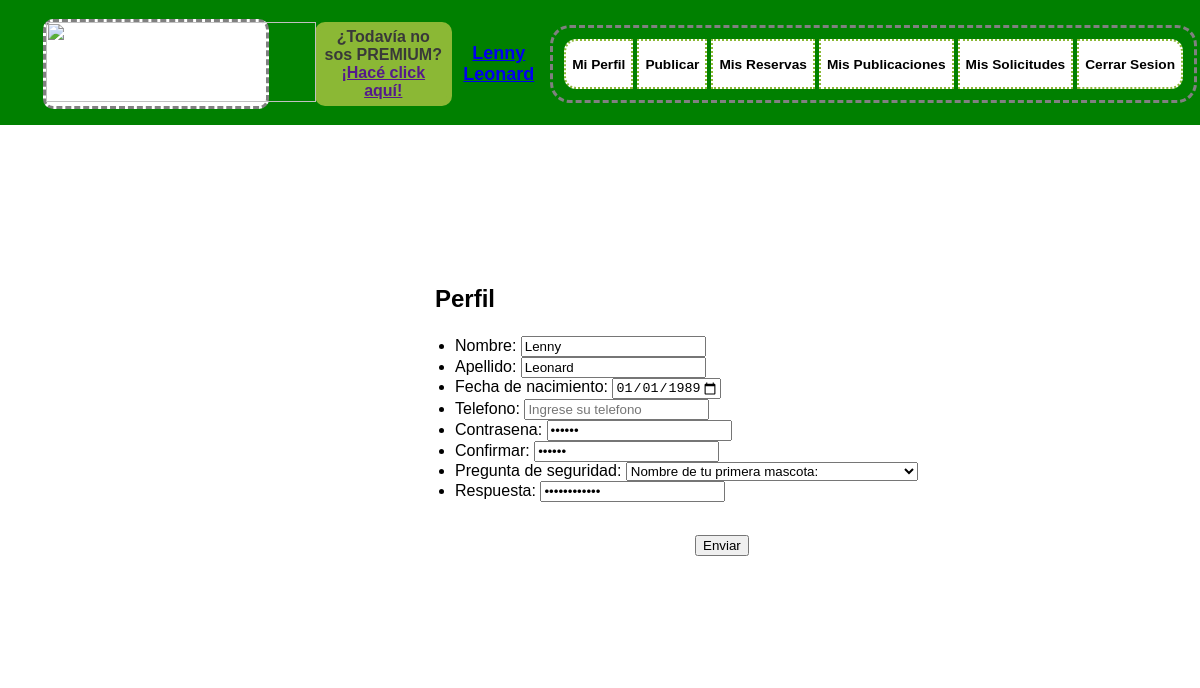
Page /PerfilEdit.php (signed in) on the earlier database version.
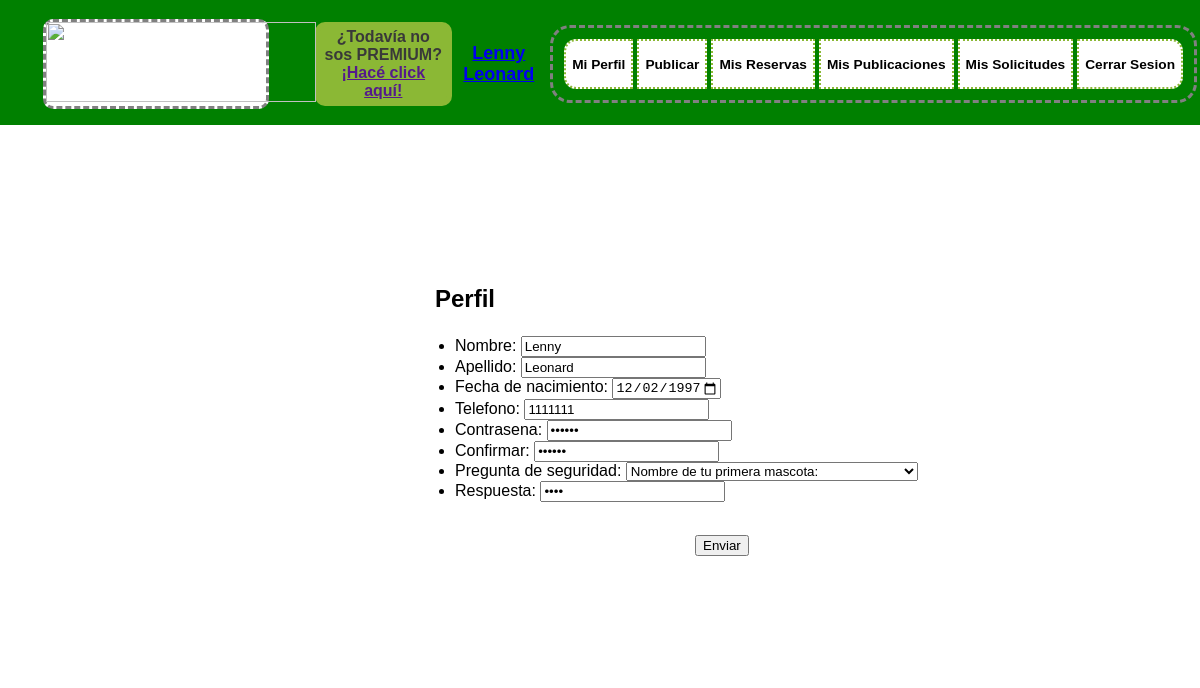
Same page on the later database version.
### tables this page shows
CREATE TABLE `usuarios` (
  `idUSUARIOS` int(11) NOT NULL,
  `NOMBRE` varchar(15) NOT NULL,
  `APELLIDO` varchar(20) NOT NULL,
  `FECHANAC` date NOT NULL,
  `EMAIL` varchar(35) NOT NULL,
  `TELEFONO` varchar(15) DEFAULT NULL,
  `CONTRASENA` varchar(20) NOT NULL,
  `RESPUESTASEG` varchar(20) NOT NULL,
  `FECHADEALTA` timestamp NOT NULL DEFAULT CURRENT_TIMESTAMP,
  `idPREGUNTASDESEGURIDAD` int(11) NOT NULL
);

### PerfilEdit.php (the view, shortened to what this page needs)
<?php
  require("cabecera_estandar_sesion_iniciada.php");
  $conn = mysqli_connect("localhost","root","","couchinn");
  $email=$_SESSION["usuario"];
  $consulta="SELECT * FROM usuarios WHERE EMAIL='$email'";
  $DATOS=mysqli_query($conn,$consulta);
  $fila=mysqli_fetch_row($DATOS);
  $dtprueba=date_create(date("Y-m-d"));
  date_sub($dtprueba,date_interval_create_from_date_string("18 years"));
  $fecha=date_format($dtprueba,"Y-m-d");
?>
<!DOCTYPE html>
<html>
  <head>
    <link rel="stylesheet" href="PerfilEstiloEdit.css">
  </head>
  <body>
    <section class="wrapper">
      <section class="main">
        <article>
          <h2 id="test">Perfil</h2>
            <form class="formulario" method="post">
              <ul class="datos">
                <li><label for="nombre">Nombre: <input type="text" placeholder="Ingrese su nombre" maxlength="10" name="nombre" value="<?php if (isset($_POST['nombre'])) {echo $_POST['nombre'];} else {echo $fila[1];} ?>"> <?php if(isset($errors['nombre'])) echo $errors['nombre']; ?> </label></li>
                <li><label for="apellido">Apellido: <input type="text" placeholder="Ingrese su apellido" maxlength="10" name="apellido" value="<?php if (isset($_POST['apellido'])) {echo $_POST['apellido'];} else {echo $fila[2];} ?>"> <?php if(isset($errors['apellido'])) echo $errors['apellido']; ?> </label></li>
                <li><label for="fecNac">Fecha de nacimiento: <input type="date" placeholder="Año-Mes-Dia" maxlength="10" name="FecNac" value="<?php if (isset($_POST['FecNac'])) {echo $_POST['FecNac'];} else {echo $fila[3];} ?>" min="1900-01-01" max='<?php echo "$fecha"; ?>'> <?php if(isset($errors['FecNac'])) echo $errors['FecNac']; ?> </label></li>
                <li><label for="telefono">Telefono: <input type="tel" placeholder="Ingrese su telefono" maxlength="10" name="telefono" value="<?php if (isset($_POST['telefono'])) {echo $_POST['telefono'];} else {echo $fila[5];} ?>"> <?php if(isset($errors['telefono'])) echo $errors['telefono']; ?> </label></li>
                <li><label for="contrasena">Contrasena: <input type="password" placeholder="Ingrese su contrasena" maxlength="10" name="contrasena" value="<?php if (isset($_POST['contrasena'])) {echo $_POST['contrasena'];} else {echo $fila[6];} ?>"> <?php if(isset($errors['contrasena'])) echo $errors['contrasena']; ?> </label></li>
                <li><label for="contrasena2">Confirmar: <input type="password" placeholder="Confirmar contrasena" maxlength="10" name="contrasena2" value="<?php if (isset($_POST['contrasena2'])) {echo $_POST['contrasena2'];} else {echo $fila[6];} ?>"> <?php if(isset($errors['contrasena2'])) echo $errors['contrasena2']; ?> </label></li>
                <li><label for="preg">Pregunta de seguridad:
                  <?php
                    $sql="SELECT * FROM `preguntasdeseguridad`";
                    $resultado=mysqli_query($conn,$sql);
                    echo "<select name='pregunta_de_seguridad' required='true'>";
                    while ($fila2=mysqli_fetch_row($resultado)) {
                      echo "<option>";
                      echo $fila2[1] . "</option>";
                    }
                    echo "</select>";
                  ?>
                </label></li>
                <li><label for="resp"> Respuesta: <input type="password" placeholder="Respuesta" maxlength="10" name="resp" value="<?php if (isset($_POST['resp'])) {echo $_POST['resp'];} else {echo $fila[7];} ?>"> <?php if(isset($errors['resp'])) echo $errors['resp']; ?> </label></li>
              </ul>
              <input type="submit" class="editar" value="Enviar" />
            </form>
        </article>
      </section>
    </section>
  </body>
</html>

Differences in the rows shown:
changed usuarios "Lenny": FecNac "01/01/1989" → "12/02/1997"; telefono (not shown) → "1111111"
